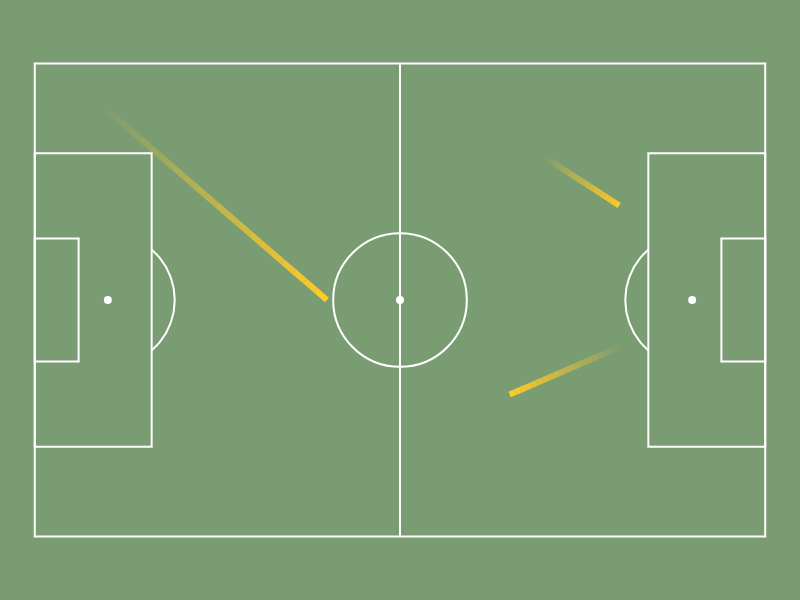

Notebook source saved alongside this figure:
### Code cell
df = pd.DataFrame({
    'x': [10, 80, 70],
    'y': [10, 60, 20],
    'x2': [40, 65, 80],
    'y2': [50, 70, 30],
    'player': ['Alice', 'Bob', 'Carol']
})

pitch = pb.viz.Pitch(width=800, height=600, theme="turf", provider="wyscout",)
pitch.plot_comets(df, x='x', y='y', x_end='x2', y_end='y2', segments=20,hover='player')
pitch.show()

### Figure 1 — Plotly figure (JSON) as saved in the notebook; plotly's stock layout.template omitted (floating-point values rounded to 4 significant figures)
{"data": [{"hoverinfo": "skip", "line": {"color": "#ffffff"}, "mode": "lines", "showlegend": false, "type": "scatter", "x": [16.8, 17.05, 17.29, 17.52, 17.75, 17.96, 18.17, 18.37, 18.56, 18.73, 18.9, 19.06, 19.21, 19.34, 19.47, 19.58, 19.69, 19.78, 19.86, 19.93, 19.99, 20.04, 20.07, 20.09, 20.11, 20.11, 20.09, 20.07, 20.04, 19.99, 19.93, 19.86, 19.78, 19.69, 19.58, 19.47, 19.34, 19.21, 19.06, 18.9, 18.73, 18.56, 18.37, 18.17, 17.96, 17.75, 17.52, 17.29, 17.05, 16.8], "y": [26.75, 26.97, 27.2, 27.45, 27.69, 27.95, 28.22, 28.49, 28.77, 29.05, 29.34, 29.64, 29.94, 30.24, 30.56, 30.87, 31.19, 31.51, 31.84, 32.17, 32.5, 32.83, 33.16, 33.5, 33.83, 34.17, 34.5, 34.84, 35.17, 35.5, 35.83, 36.16, 36.49, 36.81, 37.13, 37.44, 37.76, 38.06, 38.36, 38.66, 38.95, 39.23, 39.51, 39.78, 40.05, 40.31, 40.55, 40.8, 41.03, 41.25]}, {"hoverinfo": "skip", "line": {"color": "#ffffff"}, "mode": "lines", "showlegend": false, "type": "scatter", "x": [88.2, 87.95, 87.71, 87.48, 87.25, 87.04, 86.83, 86.63, 86.44, 86.27, 86.1, 85.94, 85.79, 85.66, 85.53, 85.42, 85.31, 85.22, 85.14, 85.07, 85.01, 84.96, 84.93, 84.91, 84.89, 84.89, 84.91, 84.93, 84.96, 85.01, 85.07, 85.14, 85.22, 85.31, 85.42, 85.53, 85.66, 85.79, 85.94, 86.1, 86.27, 86.44, 86.63, 86.83, 87.04, 87.25, 87.48, 87.71, 87.95, 88.2], "y": [41.25, 41.03, 40.8, 40.55, 40.31, 40.05, 39.78, 39.51, 39.23, 38.95, 38.66, 38.36, 38.06, 37.76, 37.44, 37.13, 36.81, 36.49, 36.16, 35.83, 35.5, 35.17, 34.84, 34.5, 34.17, 33.83, 33.5, 33.16, 32.83, 32.5, 32.17, 31.84, 31.51, 31.19, 30.87, 30.56, 30.24, 29.94, 29.64, 29.34, 29.05, 28.77, 28.49, 28.22, 27.95, 27.69, 27.45, 27.2, 26.97, 26.75]}, {"hoverinfo": "skip", "marker": {"color": "#ffffff", "size": 8}, "mode": "markers", "showlegend": false, "type": "scatter", "x": [10.5], "y": [34]}, {"hoverinfo": "skip", "marker": {"color": "#ffffff", "size": 8}, "mode": "markers", "showlegend": false, "type": "scatter", "x": [94.5], "y": [34]}, {"hoverinfo": "skip", "marker": {"color": "#ffffff", "size": 8}, "mode": "markers", "showlegend": false, "type": "scatter", "x": [52.5], "y": [34]}, {"hoverinfo": "skip", "line": {"color": "rgba(255,202,40,0.05)", "width": 6}, "mode": "lines", "showlegend": false, "type": "scatter", "x": [10.5, 12.07], "y": [61.2, 59.84]}, {"hoverinfo": "skip", "line": {"color": "rgba(255,202,40,0.10)", "width": 6}, "mode": "lines", "showlegend": false, "type": "scatter", "x": [12.07, 13.65], "y": [59.84, 58.48]}, {"hoverinfo": "skip", "line": {"color": "rgba(255,202,40,0.15)", "width": 6}, "mode": "lines", "showlegend": false, "type": "scatter", "x": [13.65, 15.22], "y": [58.48, 57.12]}, {"hoverinfo": "skip", "line": {"color": "rgba(255,202,40,0.20)", "width": 6}, "mode": "lines", "showlegend": false, "type": "scatter", "x": [15.22, 16.8], "y": [57.12, 55.76]}, {"hoverinfo": "skip", "line": {"color": "rgba(255,202,40,0.25)", "width": 6}, "mode": "lines", "showlegend": false, "type": "scatter", "x": [16.8, 18.38], "y": [55.76, 54.4]}, {"hoverinfo": "skip", "line": {"color": "rgba(255,202,40,0.30)", "width": 6}, "mode": "lines", "showlegend": false, "type": "scatter", "x": [18.38, 19.95], "y": [54.4, 53.04]}, {"hoverinfo": "skip", "line": {"color": "rgba(255,202,40,0.35)", "width": 6}, "mode": "lines", "showlegend": false, "type": "scatter", "x": [19.95, 21.52], "y": [53.04, 51.68]}, {"hoverinfo": "skip", "line": {"color": "rgba(255,202,40,0.40)", "width": 6}, "mode": "lines", "showlegend": false, "type": "scatter", "x": [21.52, 23.1], "y": [51.68, 50.32]}, {"hoverinfo": "skip", "line": {"color": "rgba(255,202,40,0.45)", "width": 6}, "mode": "lines", "showlegend": false, "type": "scatter", "x": [23.1, 24.68], "y": [50.32, 48.96]}, {"hoverinfo": "skip", "line": {"color": "rgba(255,202,40,0.50)", "width": 6}, "mode": "lines", "showlegend": false, "type": "scatter", "x": [24.68, 26.25], "y": [48.96, 47.6]}, {"hoverinfo": "skip", "line": {"color": "rgba(255,202,40,0.55)", "width": 6}, "mode": "lines", "showlegend": false, "type": "scatter", "x": [26.25, 27.83], "y": [47.6, 46.24]}, {"hoverinfo": "skip", "line": {"color": "rgba(255,202,40,0.60)", "width": 6}, "mode": "lines", "showlegend": false, "type": "scatter", "x": [27.83, 29.4], "y": [46.24, 44.88]}, {"hoverinfo": "skip", "line": {"color": "rgba(255,202,40,0.65)", "width": 6}, "mode": "lines", "showlegend": false, "type": "scatter", "x": [29.4, 30.98], "y": [44.88, 43.52]}, {"hoverinfo": "skip", "line": {"color": "rgba(255,202,40,0.70)", "width": 6}, "mode": "lines", "showlegend": false, "type": "scatter", "x": [30.98, 32.55], "y": [43.52, 42.16]}, {"hoverinfo": "skip", "line": {"color": "rgba(255,202,40,0.75)", "width": 6}, "mode": "lines", "showlegend": false, "type": "scatter", "x": [32.55, 34.12], "y": [42.16, 40.8]}, {"hoverinfo": "skip", "line": {"color": "rgba(255,202,40,0.80)", "width": 6}, "mode": "lines", "showlegend": false, "type": "scatter", "x": [34.12, 35.7], "y": [40.8, 39.44]}, {"hoverinfo": "skip", "line": {"color": "rgba(255,202,40,0.85)", "width": 6}, "mode": "lines", "showlegend": false, "type": "scatter", "x": [35.7, 37.27], "y": [39.44, 38.08]}, {"hoverinfo": "skip", "line": {"color": "rgba(255,202,40,0.90)", "width": 6}, "mode": "lines", "showlegend": false, "type": "scatter", "x": [37.27, 38.85], "y": [38.08, 36.72]}, {"hoverinfo": "skip", "line": {"color": "rgba(255,202,40,0.95)", "width": 6}, "mode": "lines", "showlegend": false, "type": "scatter", "x": [38.85, 40.42], "y": [36.72, 35.36]}, {"hoverinfo": "text", "hovertext": "Alice", "line": {"color": "rgba(255,202,40,1.00)", "width": 6}, "mode": "lines", "showlegend": false, "type": "scatter", "x": [40.42, 42], "y": [35.36, 34]}, {"hoverinfo": "skip", "line": {"color": "rgba(255,202,40,0.05)", "width": 6}, "mode": "lines", "showlegend": false, "type": "scatter", "x": [84, 83.21], "y": [27.2, 26.86]}, {"hoverinfo": "skip", "line": {"color": "rgba(255,202,40,0.10)", "width": 6}, "mode": "lines", "showlegend": false, "type": "scatter", "x": [83.21, 82.42], "y": [26.86, 26.52]}, {"hoverinfo": "skip", "line": {"color": "rgba(255,202,40,0.15)", "width": 6}, "mode": "lines", "showlegend": false, "type": "scatter", "x": [82.42, 81.64], "y": [26.52, 26.18]}, {"hoverinfo": "skip", "line": {"color": "rgba(255,202,40,0.20)", "width": 6}, "mode": "lines", "showlegend": false, "type": "scatter", "x": [81.64, 80.85], "y": [26.18, 25.84]}, {"hoverinfo": "skip", "line": {"color": "rgba(255,202,40,0.25)", "width": 6}, "mode": "lines", "showlegend": false, "type": "scatter", "x": [80.85, 80.06], "y": [25.84, 25.5]}, {"hoverinfo": "skip", "line": {"color": "rgba(255,202,40,0.30)", "width": 6}, "mode": "lines", "showlegend": false, "type": "scatter", "x": [80.06, 79.28], "y": [25.5, 25.16]}, {"hoverinfo": "skip", "line": {"color": "rgba(255,202,40,0.35)", "width": 6}, "mode": "lines", "showlegend": false, "type": "scatter", "x": [79.28, 78.49], "y": [25.16, 24.82]}, {"hoverinfo": "skip", "line": {"color": "rgba(255,202,40,0.40)", "width": 6}, "mode": "lines", "showlegend": false, "type": "scatter", "x": [78.49, 77.7], "y": [24.82, 24.48]}, {"hoverinfo": "skip", "line": {"color": "rgba(255,202,40,0.45)", "width": 6}, "mode": "lines", "showlegend": false, "type": "scatter", "x": [77.7, 76.91], "y": [24.48, 24.14]}, {"hoverinfo": "skip", "line": {"color": "rgba(255,202,40,0.50)", "width": 6}, "mode": "lines", "showlegend": false, "type": "scatter", "x": [76.91, 76.12], "y": [24.14, 23.8]}, {"hoverinfo": "skip", "line": {"color": "rgba(255,202,40,0.55)", "width": 6}, "mode": "lines", "showlegend": false, "type": "scatter", "x": [76.12, 75.34], "y": [23.8, 23.46]}, {"hoverinfo": "skip", "line": {"color": "rgba(255,202,40,0.60)", "width": 6}, "mode": "lines", "showlegend": false, "type": "scatter", "x": [75.34, 74.55], "y": [23.46, 23.12]}, {"hoverinfo": "skip", "line": {"color": "rgba(255,202,40,0.65)", "width": 6}, "mode": "lines", "showlegend": false, "type": "scatter", "x": [74.55, 73.76], "y": [23.12, 22.78]}, {"hoverinfo": "skip", "line": {"color": "rgba(255,202,40,0.70)", "width": 6}, "mode": "lines", "showlegend": false, "type": "scatter", "x": [73.76, 72.97], "y": [22.78, 22.44]}, {"hoverinfo": "skip", "line": {"color": "rgba(255,202,40,0.75)", "width": 6}, "mode": "lines", "showlegend": false, "type": "scatter", "x": [72.97, 72.19], "y": [22.44, 22.1]}, {"hoverinfo": "skip", "line": {"color": "rgba(255,202,40,0.80)", "width": 6}, "mode": "lines", "showlegend": false, "type": "scatter", "x": [72.19, 71.4], "y": [22.1, 21.76]}, {"hoverinfo": "skip", "line": {"color": "rgba(255,202,40,0.85)", "width": 6}, "mode": "lines", "showlegend": false, "type": "scatter", "x": [71.4, 70.61], "y": [21.76, 21.42]}, {"hoverinfo": "skip", "line": {"color": "rgba(255,202,40,0.90)", "width": 6}, "mode": "lines", "showlegend": false, "type": "scatter", "x": [70.61, 69.83], "y": [21.42, 21.08]}, {"hoverinfo": "skip", "line": {"color": "rgba(255,202,40,0.95)", "width": 6}, "mode": "lines", "showlegend": false, "type": "scatter", "x": [69.83, 69.04], "y": [21.08, 20.74]}, {"hoverinfo": "text", "hovertext": "Bob", "line": {"color": "rgba(255,202,40,1.00)", "width": 6}, "mode": "lines", "showlegend": false, "type": "scatter", "x": [69.04, 68.25], "y": [20.74, 20.4]}, {"hoverinfo": "skip", "line": {"color": "rgba(255,202,40,0.05)", "width": 6}, "mode": "lines", "showlegend": false, "type": "scatter", "x": [73.5, 74.03], "y": [54.4, 54.06]}, {"hoverinfo": "skip", "line": {"color": "rgba(255,202,40,0.10)", "width": 6}, "mode": "lines", "showlegend": false, "type": "scatter", "x": [74.03, 74.55], "y": [54.06, 53.72]}, {"hoverinfo": "skip", "line": {"color": "rgba(255,202,40,0.15)", "width": 6}, "mode": "lines", "showlegend": false, "type": "scatter", "x": [74.55, 75.08], "y": [53.72, 53.38]}, {"hoverinfo": "skip", "line": {"color": "rgba(255,202,40,0.20)", "width": 6}, "mode": "lines", "showlegend": false, "type": "scatter", "x": [75.08, 75.6], "y": [53.38, 53.04]}, {"hoverinfo": "skip", "line": {"color": "rgba(255,202,40,0.25)", "width": 6}, "mode": "lines", "showlegend": false, "type": "scatter", "x": [75.6, 76.12], "y": [53.04, 52.7]}, {"hoverinfo": "skip", "line": {"color": "rgba(255,202,40,0.30)", "width": 6}, "mode": "lines", "showlegend": false, "type": "scatter", "x": [76.12, 76.65], "y": [52.7, 52.36]}, {"hoverinfo": "skip", "line": {"color": "rgba(255,202,40,0.35)", "width": 6}, "mode": "lines", "showlegend": false, "type": "scatter", "x": [76.65, 77.17], "y": [52.36, 52.02]}, {"hoverinfo": "skip", "line": {"color": "rgba(255,202,40,0.40)", "width": 6}, "mode": "lines", "showlegend": false, "type": "scatter", "x": [77.17, 77.7], "y": [52.02, 51.68]}, {"hoverinfo": "skip", "line": {"color": "rgba(255,202,40,0.45)", "width": 6}, "mode": "lines", "showlegend": false, "type": "scatter", "x": [77.7, 78.22], "y": [51.68, 51.34]}, {"hoverinfo": "skip", "line": {"color": "rgba(255,202,40,0.50)", "width": 6}, "mode": "lines", "showlegend": false, "type": "scatter", "x": [78.22, 78.75], "y": [51.34, 51]}, {"hoverinfo": "skip", "line": {"color": "rgba(255,202,40,0.55)", "width": 6}, "mode": "lines", "showlegend": false, "type": "scatter", "x": [78.75, 79.28], "y": [51, 50.66]}, {"hoverinfo": "skip", "line": {"color": "rgba(255,202,40,0.60)", "width": 6}, "mode": "lines", "showlegend": false, "type": "scatter", "x": [79.28, 79.8], "y": [50.66, 50.32]}, {"hoverinfo": "skip", "line": {"color": "rgba(255,202,40,0.65)", "width": 6}, "mode": "lines", "showlegend": false, "type": "scatter", "x": [79.8, 80.33], "y": [50.32, 49.98]}, {"hoverinfo": "skip", "line": {"color": "rgba(255,202,40,0.70)", "width": 6}, "mode": "lines", "showlegend": false, "type": "scatter", "x": [80.33, 80.85], "y": [49.98, 49.64]}, {"hoverinfo": "skip", "line": {"color": "rgba(255,202,40,0.75)", "width": 6}, "mode": "lines", "showlegend": false, "type": "scatter", "x": [80.85, 81.38], "y": [49.64, 49.3]}, {"hoverinfo": "skip", "line": {"color": "rgba(255,202,40,0.80)", "width": 6}, "mode": "lines", "showlegend": false, "type": "scatter", "x": [81.38, 81.9], "y": [49.3, 48.96]}, {"hoverinfo": "skip", "line": {"color": "rgba(255,202,40,0.85)", "width": 6}, "mode": "lines", "showlegend": false, "type": "scatter", "x": [81.9, 82.42], "y": [48.96, 48.62]}, {"hoverinfo": "skip", "line": {"color": "rgba(255,202,40,0.90)", "width": 6}, "mode": "lines", "showlegend": false, "type": "scatter", "x": [82.42, 82.95], "y": [48.62, 48.28]}, {"hoverinfo": "skip", "line": {"color": "rgba(255,202,40,0.95)", "width": 6}, "mode": "lines", "showlegend": false, "type": "scatter", "x": [82.95, 83.47], "y": [48.28, 47.94]}, {"hoverinfo": "text", "hovertext": "Carol", "line": {"color": "rgba(255,202,40,1.00)", "width": 6}, "mode": "lines", "showlegend": false, "type": "scatter", "x": [83.47, 84], "y": [47.94, 47.6]}], "layout": {"font": {"color": "#ffffff", "family": "Helvetica Neue, Arial, sans-serif"}, "height": 600, "hoverlabel": {"bgcolor": "rgba(40,60,40,0.9)", "bordercolor": "rgba(255,255,255,0.2)", "font": {"color": "white", "family": "Helvetica Neue, Arial, sans-serif", "size": 15}}, "margin": {"b": 0, "l": 0, "r": 0, "t": 0}, "paper_bgcolor": "#7a9c72", "plot_bgcolor": "#7a9c72", "shapes": [{"line": {"color": "#ffffff"}, "type": "rect", "x0": 0, "x1": 105, "y0": 0, "y1": 68}, {"line": {"color": "#ffffff"}, "type": "rect", "x0": 52.5, "x1": 52.5, "y0": 68, "y1": 0}, {"line": {"color": "#ffffff"}, "type": "rect", "x0": 0, "x1": 16.8, "y0": 12.92, "y1": 55.08}, {"line": {"color": "#ffffff"}, "type": "rect", "x0": 88.2, "x1": 105, "y0": 55.08, "y1": 12.92}, {"line": {"color": "#ffffff"}, "type": "rect", "x0": 0, "x1": 6.3, "y0": 25.16, "y1": 42.84}, {"line": {"color": "#ffffff"}, "type": "rect", "x0": 98.7, "x1": 105, "y0": 42.84, "y1": 25.16}, {"line": {"color": "#ffffff"}, "type": "circle", "x0": 42.89, "x1": 62.11, "y0": 24.39, "y1": 43.61}], "showlegend": false, "title": {}, "width": 800, "xaxis": {"constrain": "domain", "fixedrange": true, "range": [-5, 110], "scaleanchor": "y", "showgrid": false, "showticklabels": false, "visible": false, "zeroline": false}, "yaxis": {"constrain": "domain", "fixedrange": true, "range": [-5, 73], "showgrid": false, "showticklabels": false, "visible": false, "zeroline": false}}}
